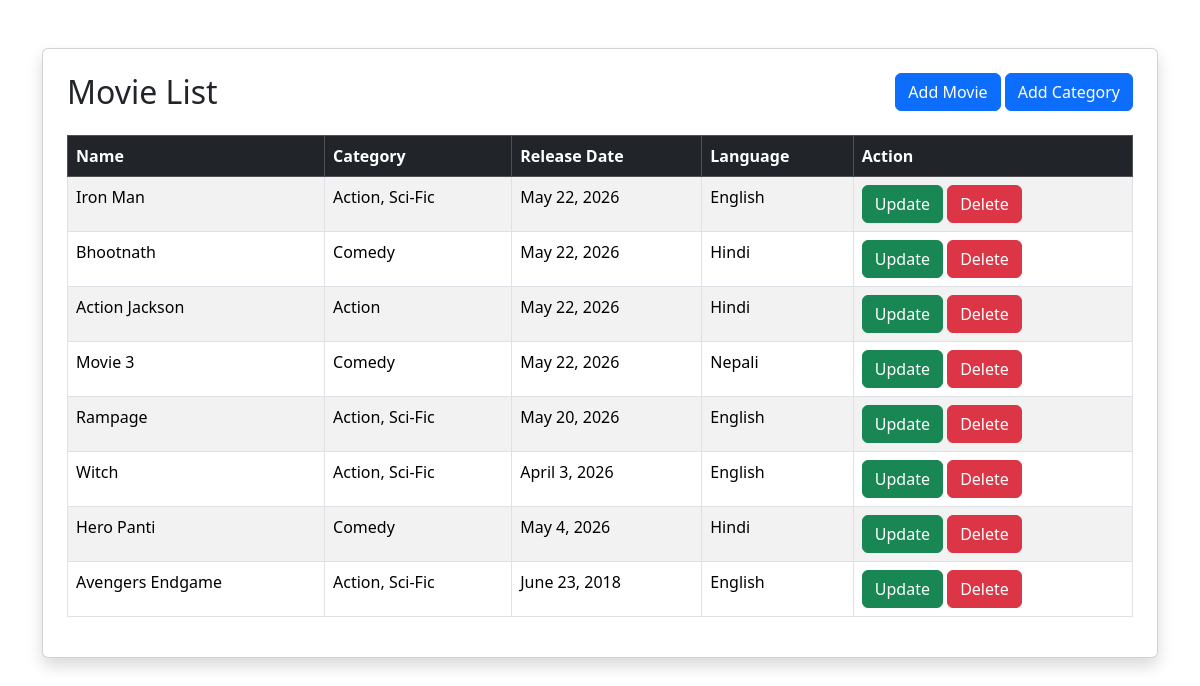
Screenshot of /movie/movie_list/ (signed in) with the database file from the repository.
### movie/models.py (models this page shows, shortened)
class Movie(models.Model):
    name = models.CharField(max_length=150)
    category = models.ManyToManyField(Category)
    release_date = models.DateField()
    language = models.CharField(max_length=10,null=True, blank=True)

class Category(models.Model):
    name = models.CharField(max_length=50)
    is_active = models.BooleanField(default=True)

### movie/views.py (the view)
# urls.py: path('movie_list/', movie_list, name='movie_list'),
@login_required
def movie_list(request):
    movie = Movie.objects.all()
    context = {
        "movie": movie
    }
    return render(request, 'movie/index.html', context)

### movie/templates/movie/index.html (shortened to what this page needs)
<!DOCTYPE html>
<html lang="en">
<head>
    <link href="https://cdn.jsdelivr.net/npm/bootstrap@5.3.3/dist/css/bootstrap.min.css" rel="stylesheet">
</head>
<body>
<div class="container mt-5">
    <div class="card shadow p-4">
        <div class="d-flex justify-content-between mb-3">
            <h2>Movie List</h2>
            <div>
                <a href="{% url 'movie_create' %}" class="btn btn-primary">
                    Add Movie
                </a>
                <a href="{% url 'category_create' %}" class="btn btn-primary">
                    Add Category
                </a>
            </div>
        </div>
        <table class="table table-bordered table-striped">
            <thead class="table-dark">
                <tr>
                    <th>Name</th>
                    <th>Category</th>
                    <th>Release Date</th>
                    <th>Language</th>
                    <th>Action</th>
                </tr>
            </thead>
            <tbody>
                {% for m in movie %}
                <tr>
                    <td>{{ m.name }}</td>
                    <td>
                        {% for c in m.category.all %}
                            {{ c.name }}{% if not forloop.last %}, {% endif %}
                        {% endfor %}
                    </td>
                    <td>{{ m.release_date }}</td>
                    <td>{{ m.language }}</td>
                    <td>
                        <a href="{% url "movie_update" m.id %}" class="btn btn-success">
                            Update
                        </a>
                        <a href="{% url "movie_delete" m.id %}" class="btn btn-danger">
                            Delete
                        </a>
                    </td>
                </tr>
                {% empty %}
                <tr>
                    <td colspan="4" class="text-center">No movies found.</td>
                </tr>
                {% endfor %}
            </tbody>
        </table>
    </div>
</div>
</body>
</html>

### rows the page displays
Movie: name "Iron Man", release_date "May 22, 2026", language "English"
Category: name "Action"
Category: name "Sci-Fic"
Movie: name "Bhootnath", release_date "May 22, 2026", language "Hindi"
Category: name "Comedy"
Movie: name "Action Jackson", release_date "May 22, 2026", language "Hindi"
Movie: name "Movie 3", release_date "May 22, 2026", language "Nepali"
Movie: name "Rampage", release_date "May 20, 2026", language "English"
Movie: name "Witch", release_date "April 3, 2026", language "English"
Movie: name "Hero Panti", release_date "May 4, 2026", language "Hindi"
Movie: name "Avengers Endgame", release_date "June 23, 2018", language "English"
